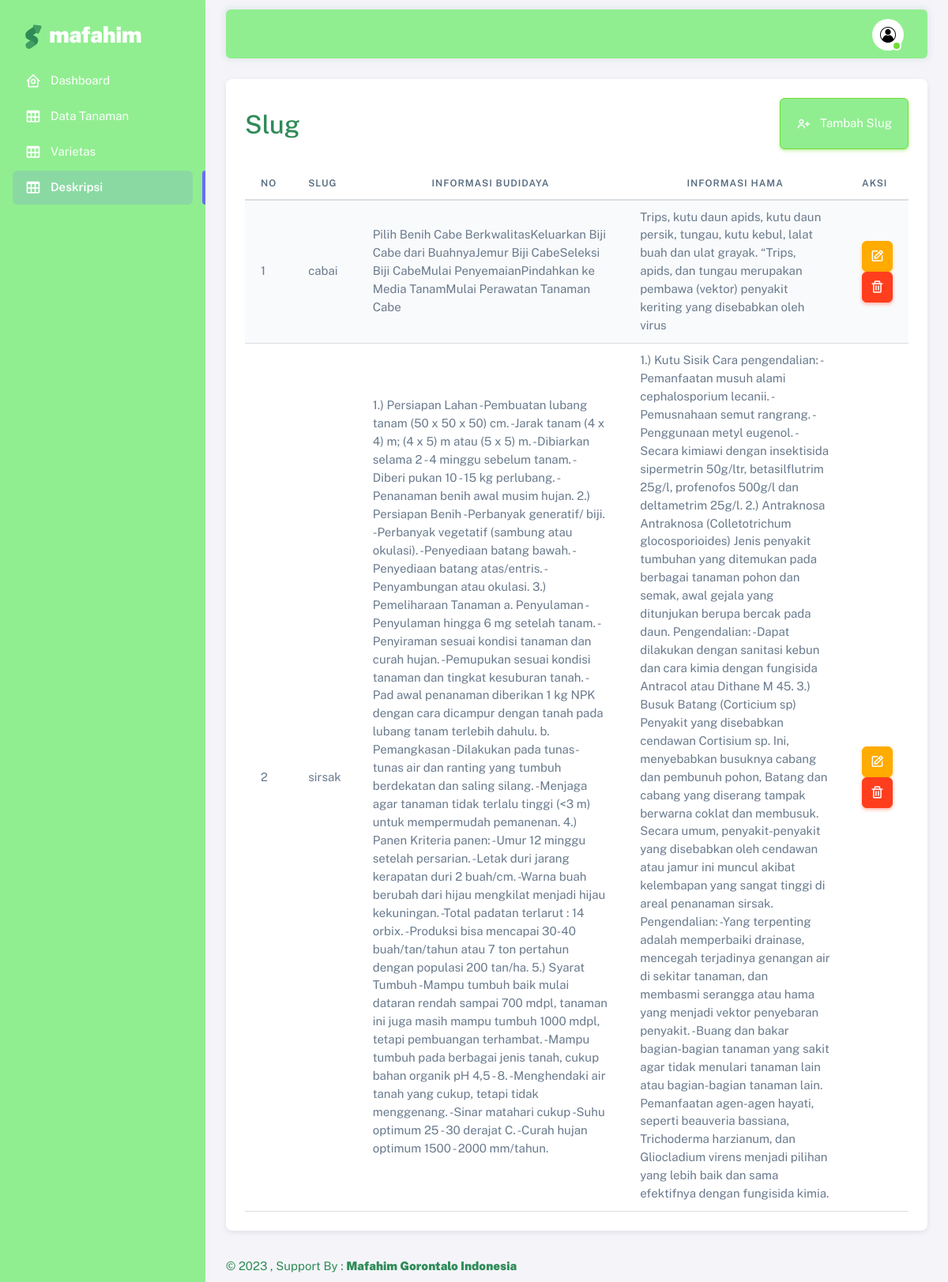
Page /index.php/deskripsi on the committed database.
### tables this page shows
CREATE TABLE `tbl_deskripsi` (
  `id_deskripsi` int NOT NULL,
  `slug` varchar(10) NOT NULL,
  `informasi_budidaya` text NOT NULL,
  `informasi_hama` text NOT NULL
);

### application/controllers/Deskripsi.php (called while the page is built, shortened)
<?php
class Deskripsi extends CI_Controller
{
	public function index()
	{
		$data['title']	=	"Deskripsi";
		$data['desk']	=	$this->MTanaman->getDeskripsi();
		$data['error'] = $this->session->flashdata('error');
		$this->load->view('template/start/header', $data);
		$this->load->view('template/start/sidebar', $data);
		$this->load->view('template/start/navbar', $data);
		$this->load->view('start/deskripsi', $data);
		$this->load->view('template/start/footer', $data);
	}
}

### index.php (called while the page is built, shortened)
<?php
require_once BASEPATH.'core/CodeIgniter.php';

### application/models/MTanaman.php (called while the page is built, shortened)
<?php
class MTanaman extends CI_Model
{
	public function getDeskripsi()
	{
		return $this->db->get('tbl_deskripsi')
			->result();
	}
}

### application/views/start/deskripsi.php (the view, shortened to what this page needs)
<div class="container-xxl flex-grow-1 container-p-y">
	<div class="row">
		<div class="col-lg-12 mb-10 order-0">
			<div class="card">
				<div class="card-header">
					<div class="row">
						<div class="col-lg-9">
							<h4>
								<h2 class="card-title text-primary" style="color: #2E8B57 !important;">Slug</h2>
							</h4>
						</div>
						<div class="col-lg-3" style="display: flex;justify-content: end;">
							<button type="button" class="btn btn-success" style="background-color: #90EE90;" data-bs-toggle="modal" data-bs-target="#newUser">
								<i class="tf-icons bx bx-user-plus"></i> &ensp;Tambah Slug
							</button>
						</div>
					</div>
				</div>
				<div class="card-body">
					<table id="example" class="table table-striped" style="width:100">
						<thead>
							<tr>
								<th style="width: 5%;">NO</th>
								<th style="width: 5%;">Slug</th>
								<th class="justify-center">Informasi Budidaya</th>
								<th class="justify-center">Informasi Hama</th>
								<th style="width: 5%;">Aksi</th>
							</tr>
						</thead>
						<tbody>
							<?php $no = 1; ?>
							<?php foreach ($desk as $v) : ?>
								<tr>
									<td><?= $no++ ?></td>
									<td><?= $v->slug; ?></td>
									<td><?= $v->informasi_budidaya; ?></td>
									<td><?= $v->informasi_hama; ?></td>
									<td>
<a type="button" data-bs-toggle="modal" data-bs-target="#edit<?= $v->id_deskripsi; ?>">
											<button class="btn btn-icon btn-warning" title="Edit">
												<i class="tf-icons bx bx-edit"></i>
											</button>
										</a>
	<a type="button" data-bs-toggle="modal" data-bs-target="#delete<?= $v->id_deskripsi; ?>">
											<button class="btn btn-icon btn-danger" title="Hapus">
												<i class="tf-icons bx bx-trash"></i>
											</button>
										</a>
									</td>
								</tr>
							<?php endforeach; ?>
						</tbody>
					</table>
				</div>
			</div>
		</div>
	</div>
</div>

### application/views/start/deskripsi.php (style rules this page uses)
.justify-center { text-align: center; }

### rows in the picture
tbl_deskripsi: slug "cabai", informasi_budidaya "Pilih Benih Cabe BerkwalitasKeluarkan Biji Cabe dari BuahnyaJemur Biji CabeSeleksi Biji CabeMulai PenyemaianPindahkan ke Media TanamMulai Perawatan Tanaman Cabe", informasi_hama "Trips, kutu daun apids, kutu daun persik, tungau, kutu kebul, lalat buah dan ulat grayak. “Trips, apids, dan tungau merupakan pembawa (vektor) penyakit keriting yang disebabkan oleh virus"
tbl_deskripsi: slug "sirsak", informasi_budidaya "1.) Persiapan Lahan -Pembuatan lubang tanam (50 x 50 x 50) cm. -Jarak tanam (4 x 4) m; (4 x 5) m atau (5 x 5) m. -Dibiarkan selama 2 - 4 minggu sebelum tanam. -Diberi pukan 10 - 15 kg perlubang. -Penanaman benih awal musim hujan. 2.) Persiapan Benih -Perbanyak generatif/ biji. -Perbanyak vegetatif (sambung atau okulasi). -Penyediaan batang bawah. -Penyediaan batang atas/entris. -Penyambungan atau okulasi. 3.) Pemeliharaan Tanaman a. Penyulaman -Penyulaman hingga 6 mg setelah tanam. -Penyiraman sesuai kondisi tanaman dan curah hujan. -Pemupukan sesuai kondisi tanaman dan tingkat kesuburan tanah. -Pad awal penanaman diberikan 1 kg NPK dengan cara dicampur dengan tanah pada lubang tanam…", informasi_hama "1.) Kutu Sisik Cara pengendalian: -Pemanfaatan musuh alami cephalosporium lecanii. -Pemusnahaan semut rangrang. -Penggunaan metyl eugenol. -Secara kimiawi dengan insektisida sipermetrin 50g/ltr, betasilflutrim 25g/l, profenofos 500g/l dan deltametrim 25g/l. 2.) Antraknosa Antraknosa (Colletotrichum glocosporioides) Jenis penyakit tumbuhan yang ditemukan pada berbagai tanaman pohon dan semak, awal gejala yang ditunjukan berupa bercak pada daun. Pengendalian: -Dapat dilakukan dengan sanitasi kebun dan cara kimia dengan fungisida Antracol atau Dithane M 45. 3.) Busuk Batang (Corticium sp) Penyakit yang disebabkan cendawan Cortisium sp. Ini, menyebabkan busuknya cabang dan pembunuh pohon,…"
